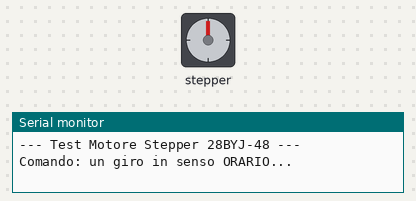
Recording of a sketch running on a simulated ESP32. Shown: stepper motor, the last lines printed to the serial monitor. Stepper angles assume 4096 steps per turn.

Above: at 3.05 s.
At 7.05 s:
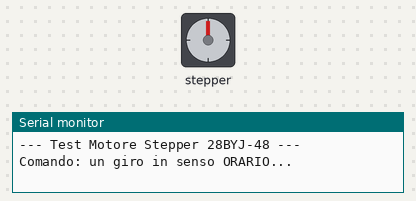
At 11.05 s:
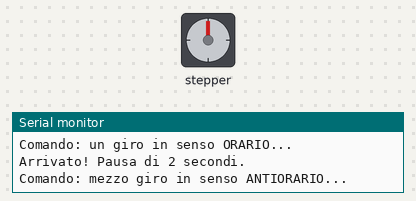
At 16.95 s:
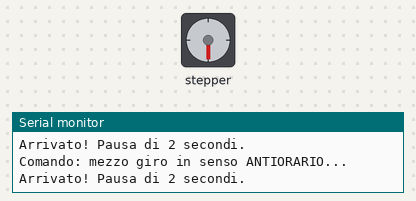
Timing chart, 0 to 21.2 s (numbered marks = the images above):
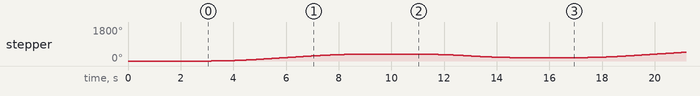

Measured:
- by itself, stepper: turns 360° clockwise in 5.9 s, then 180° counter-clockwise in 3.8 s, repeating every 14.0 s

The sketch:

esp32_28byj_test.ino
```cpp
#include <AccelStepper.h>

// ==========================================
// CONFIGURAZIONE PIN
// ==========================================
// Inserisci i pin a cui hai collegato gli IN1, IN2, IN3 e IN4 del driver ULN2003.
// Questi sono quelli ipotizzati basandoci sul codice precedente:
#define IN1 19
#define IN2 18
#define IN3 5
#define IN4 17

// ==========================================
// INIZIALIZZAZIONE MOTORE
// ==========================================
// Il tipo "8" indica un motore controllato a 4 fili (half-step), raccomandato per 28BYJ-48.
// ATTENZIONE: Per il 28BYJ-48 la sequenza corretta dei pin in AccelStepper è IN1, IN3, IN2, IN4!
AccelStepper stepper(8, IN1, IN3, IN2, IN4);

void setup() {
  Serial.begin(115200);
  delay(3000); // Pausa iniziale per far aprire il Monitor Seriale

  Serial.println("\n--- Test Motore Stepper 28BYJ-48 ---");

  // Il 28BYJ-48 è un motore demoltiplicato, quindi i valori di velocità
  // non devono essere troppo alti altrimenti salta passi o si blocca e fa solo rumore.
  stepper.setMaxSpeed(1000.0);
  stepper.setAcceleration(500.0);
}

void loop() {
  Serial.println("Comando: un giro in senso ORARIO...");
  // Il 28BYJ-48 ha di base circa 4096 passi per fare un giro completo dell'albero d'uscita in half-step.
  stepper.move(4096);

  // Questa funzione blocca il codice finché il motore non ha raggiunto la destinazione
  while(stepper.distanceToGo() != 0) {
    stepper.run();
  }

  Serial.println("Arrivato! Pausa di 2 secondi.");
  delay(2000);

  Serial.println("Comando: mezzo giro in senso ANTIORARIO...");
  // Valore negativo per andare nella direzione opposta
  stepper.move(-2048);

  while(stepper.distanceToGo() != 0) {
    stepper.run();
  }

  Serial.println("Arrivato! Pausa di 2 secondi.");
  delay(2000);

  Serial.println("--- Fine ciclo di test, ripeto... ---\n");
}
```
